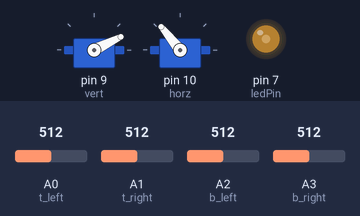
Simulated run of this sketch. Board: Arduino Uno, built with avr-gcc and run on an emulated ATmega328P. Shown: 2 × servo, output pins drawn as LEDs (lit = HIGH). Inputs (shaded band) come from the test bench; at power-on: A0 (t_left) = 512, A1 (t_right) = 512, A2 (b_left) = 512, A3 (b_right) = 512.

Above: at 7.1 s.
7.2 s: A0 (t_left) set to 716
9.3 s: A1 (t_right) set to 312
10.8 s: A1 (t_right) set to 288
At 12.4 s:
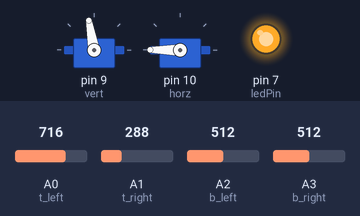
13.3 s: A2 (b_left) set to 470
At 15.4 s:
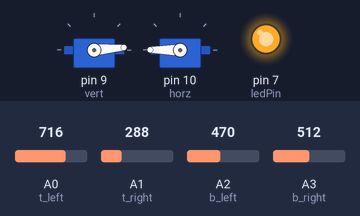
15.7 s: A3 (b_right) set to 550
At 16.16 s:
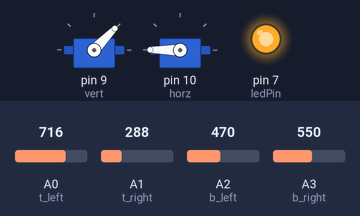
18.2 s: A0 (t_left) set to 306
At 20.5 s:
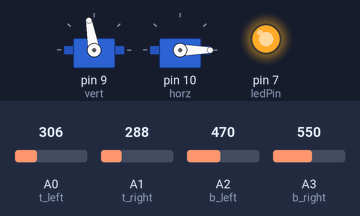
Timing chart, 0 to 22.0 s (numbered marks = the images above; inputs shaded):
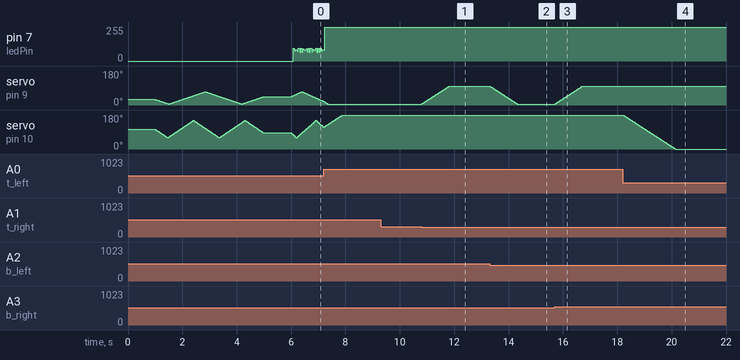

The sketch:

solar_tracker.ino
```cpp
#include <Servo.h>  //Includes a library for servo motor functionality
#include <Wire.h>  //Includes a library to utilize I2C
//Task: Make a solar tracker
Servo vert;  //Creates an object for the servo controlling the pitch
Servo horz;  //Creates an object for the servo controlling the yaw

//*****Define Variables*****
const int t_left = A0, t_right = A1, b_left = A2, b_right = A3;  //LDR Matrix pins

float tleft, tright, bleft, bright;  //raw LDR values
float tleftMax, trightMax, bleftMax, brightMax;

float top, bottom, left, right;
int twitchBuffer = 3;
int vertPosition = 30, horzPosition = 105;

bool pitch = LOW, yaw = LOW;  //True means increment, false means deccrement

const int ledPin = 7;

int startTime;

//*****Program Initialization*****
void setup() {
  vert.attach(9);
  horz.attach(10);
  pinMode(ledPin, OUTPUT);
  digitalWrite(ledPin, LOW);

  vert.write(vertPosition);
  horz.write(horzPosition);

  Serial.begin(9600);
  delay(1000);

  startTime = millis();  //Updates the start time
  while((millis()-startTime) < 4000){  //Runs while the time since starting calibration is less than 7 seconds
    tleft = analogRead(t_left);  //Reads the value of the left LDR
    tright = analogRead(t_right);  //Reads the value of the center LDR
    bleft = analogRead(b_left);  //Reads the value of the right LDR
    bright = analogRead(b_right);

    if(tleft > tleftMax){  //Triggers if the left LDR is greater than the maximum value (starts at 0)
      tleftMax = tleft;  //Sets the maximum value equal to the current (larger) LDR reading
    }

    if(tright > trightMax){  //Triggers if the right LDR is greater than the maximum value (starts at 0)
      trightMax = tright;  //Sets the maximum value equal to the current (larger) LDR reading
    }

    if(bleft > bleftMax){  //Triggers if the left LDR is greater than the maximum value (starts at 0)
      bleftMax = bleft;  //Sets the maximum value equal to the current (larger) LDR reading
    }

    if(bright > brightMax){  //Triggers if the right LDR is greater than the maximum value (starts at 0)
      brightMax = bright;  //Sets the maximum value equal to the current (larger) LDR reading
    }

    sweep();

    delay(20);  //Halts the program for 20 milliseconds
  }

  tleftMax += 5;
  trightMax += 5;
  bleftMax += 5;
  brightMax += 5;

  delay(1000);
}

//*****Main Program*****
void loop() {
  tleft = analogRead(t_left);
  tright = analogRead(t_right);
  bleft = analogRead(b_left);
  bright = analogRead(b_right);

  if(tleft <= tleftMax && tright <= trightMax && bleft <= bleftMax && bright <= brightMax){
    digitalWrite(ledPin, LOW);
    sweep();
    digitalWrite(ledPin, HIGH);
    delay(5);
    digitalWrite(ledPin, LOW);
    delay(10);
  }else{
    track();
    digitalWrite(ledPin, HIGH);
    delay(10);
  }
}

void sweep(){
  if(pitch == HIGH){
    vertPosition += 1;
    if(vertPosition >= 70){
      vertPosition = constrain(vertPosition, 0, 180);
      pitch = LOW;
    }
  }else{
    vertPosition -= 1;
    if(vertPosition <= 5){
      vertPosition = constrain(vertPosition, 0, 180);
      pitch = HIGH;
    }
  }

  if(yaw == HIGH){
    horzPosition += 2;
    if(horzPosition >= 150){
      horzPosition = constrain(horzPosition, 0, 180);
      yaw = LOW;
    }
  }else{
    horzPosition -= 2;
    if(horzPosition <= 60){
      horzPosition = constrain(horzPosition, 0, 180);
      yaw = HIGH;
    }
  }

  vert.write(vertPosition);
  horz.write(horzPosition);
}

void track(){
  top = (tleft + tright)/2;
  bottom = (bleft + bright)/2;
  left = (tleft + bleft)/2;
  right = (tright + bright)/2;

  if(abs(top - bottom) > twitchBuffer){
    if(top > bottom){
      vertPosition--;
      vertPosition = constrain(vertPosition, 5, 100);
      vert.write(vertPosition);
    }else{
      vertPosition++;
      vertPosition = constrain(vertPosition, 5, 100);
      vert.write(vertPosition);
    }
  }

  if(abs(left - right) > twitchBuffer){
    if(left > right){
      horzPosition++;
      horzPosition = constrain(horzPosition, 0, 180);
      horz.write(horzPosition);
    }else{
      horzPosition--;
      horzPosition = constrain(horzPosition, 0, 180);
      horz.write(horzPosition);
    }
  }
}
```

Measured:
- the behaviour switches between 302 and 301 on A1 (t_right) (found by bisection; images 0 and 1)
- the behaviour switches between 486 and 485 on A2 (b_left) (found by bisection; images 1 and 2)
- the behaviour switches between 540 and 541 on A3 (b_right) (found by bisection; images 2 and 3)
- after the input at 9.3 s, every drawn part: stays the same
- after the input at 10.8 s, servo on pin 9 (vert): moves from 5° to 100° over 1.0 s, starting at once
- after the input at 13.3 s, servo on pin 9 (vert): moves from 100° to 5° over 1.0 s, starting at once
- after the input at 15.7 s, servo on pin 9 (vert): moves from 5° to 100° over 1.0 s, starting at once
- after the input at 18.2 s, servo on pin 10 (horz): moves from 180° to 0° over 1.9 s, starting at once
